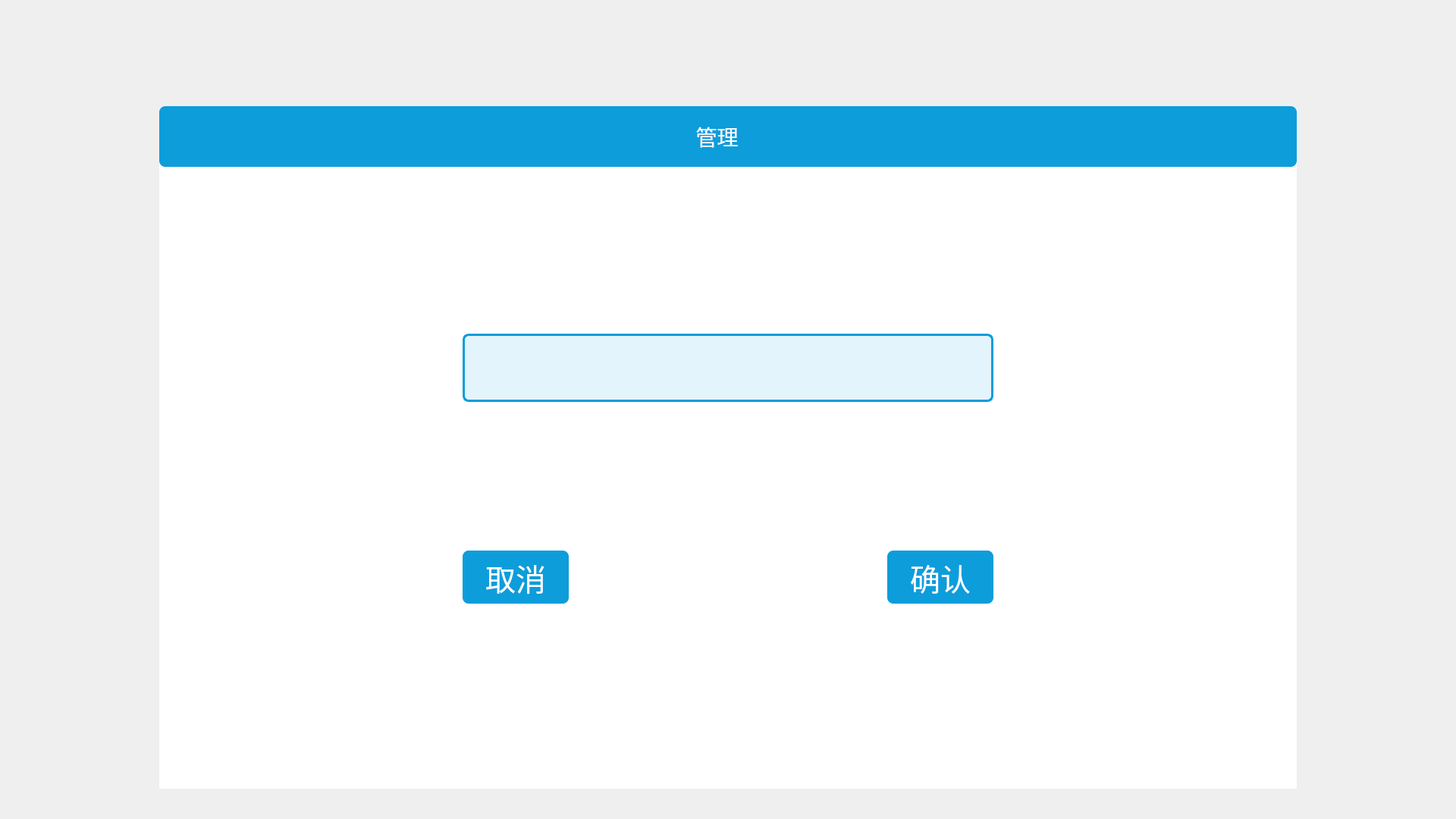
<?xml version="1.0" encoding="UTF-8"?>
<ui version="4.0">
 <class>CPasswordDialog</class>
 <widget class="QDialog" name="CPasswordDialog">
  <property name="geometry">
   <rect>
    <x>0</x>
    <y>0</y>
    <width>1920</width>
    <height>1080</height>
   </rect>
  </property>
  <property name="windowTitle">
   <string>Dialog</string>
  </property>
  <property name="styleSheet">
   <string notr="true">#widget{background: #FFFFFF;
border-radius: 8px;}</string>
  </property>
  <widget class="QLabel" name="tip_Label">
   <property name="geometry">
    <rect>
     <x>559</x>
     <y>430</y>
     <width>381</width>
     <height>36</height>
    </rect>
   </property>
   <property name="font">
    <font>
     <family>黑体</family>
     <pointsize>23</pointsize>
    </font>
   </property>
   <property name="styleSheet">
    <string notr="true">color:#666666;</string>
   </property>
   <property name="text">
    <string/>
   </property>
  </widget>
  <widget class="QGroupBox" name="groupBox_2">
   <property name="geometry">
    <rect>
     <x>210</x>
     <y>140</y>
     <width>1500</width>
     <height>900</height>
    </rect>
   </property>
   <property name="styleSheet">
    <string notr="true">#groupBox_2{background: #FFFFFF;border:none;border-top-left-radius: 8px;border-top-right-radius:8px}</string>
   </property>
   <property name="title">
    <string/>
   </property>
   <widget class="QGroupBox" name="groupBox">
    <property name="geometry">
     <rect>
      <x>0</x>
      <y>0</y>
      <width>1500</width>
      <height>80</height>
     </rect>
    </property>
    <property name="styleSheet">
     <string notr="true">background: #0D9DDB;
border-radius: 8px 8px 0px 0px;</string>
    </property>
    <property name="title">
     <string/>
    </property>
    <widget class="QLabel" name="label">
     <property name="geometry">
      <rect>
       <x>690</x>
       <y>14</y>
       <width>91</width>
       <height>51</height>
      </rect>
     </property>
     <property name="font">
      <font>
       <family>黑体</family>
       <pointsize>21</pointsize>
      </font>
     </property>
     <property name="styleSheet">
      <string notr="true">color:white;
</string>
     </property>
     <property name="text">
      <string>管理</string>
     </property>
     <property name="alignment">
      <set>Qt::AlignCenter</set>
     </property>
    </widget>
    <widget class="QPushButton" name="close_Btn">
     <property name="geometry">
      <rect>
       <x>1426</x>
       <y>18</y>
       <width>44</width>
       <height>44</height>
      </rect>
     </property>
     <property name="styleSheet">
      <string notr="true">border-image: url(:/images/close.png);</string>
     </property>
     <property name="text">
      <string/>
     </property>
    </widget>
   </widget>
   <widget class="QLineEdit" name="lineEdit">
    <property name="geometry">
     <rect>
      <x>400</x>
      <y>300</y>
      <width>700</width>
      <height>90</height>
     </rect>
    </property>
    <property name="font">
     <font>
      <family>黑体</family>
      <pointsize>30</pointsize>
     </font>
    </property>
    <property name="styleSheet">
     <string notr="true">background: #E4F4FC;
border-radius: 8px;
border: 3px solid #0D9DDB;</string>
    </property>
   </widget>
   <widget class="QPushButton" name="confirm_Btn">
    <property name="geometry">
     <rect>
      <x>960</x>
      <y>586</y>
      <width>140</width>
      <height>70</height>
     </rect>
    </property>
    <property name="font">
     <font>
      <family>黑体</family>
      <pointsize>30</pointsize>
     </font>
    </property>
    <property name="styleSheet">
     <string notr="true">background: #0D9DDB;
border-radius: 8px;
color:white;</string>
    </property>
    <property name="text">
     <string>确认</string>
    </property>
   </widget>
   <widget class="QPushButton" name="cancel_Btn">
    <property name="geometry">
     <rect>
      <x>400</x>
      <y>586</y>
      <width>140</width>
      <height>70</height>
     </rect>
    </property>
    <property name="font">
     <font>
      <family>黑体</family>
      <pointsize>30</pointsize>
     </font>
    </property>
    <property name="styleSheet">
     <string notr="true">background: #0D9DDB;
border-radius: 8px;
color:white;</string>
    </property>
    <property name="text">
     <string>取消</string>
    </property>
   </widget>
  </widget>
  <zorder>groupBox_2</zorder>
  <zorder>tip_Label</zorder>
 </widget>
 <resources/>
 <connections/>
</ui>
